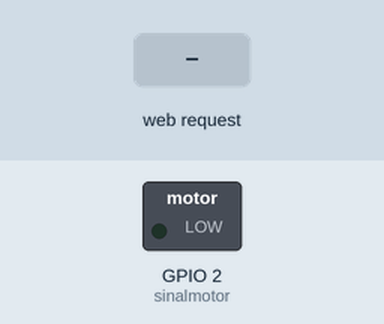
This sketch was run on a simulated ESP32. Parts: switched loads named in the sketch (green lamp = pin HIGH). The inputs (shaded band) are chosen by the test bench. What the sketch prints to the serial monitor is not drawn.

Above: at 1.2 s.
1.3 s: HTTP request GET /LigarDelisgarMotor received
At 2.1 s:
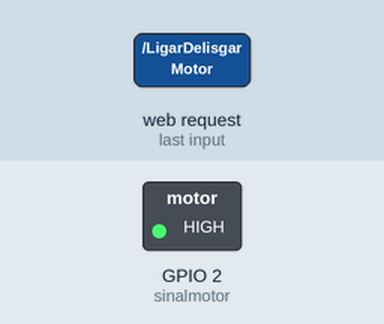
Timing chart, 0 to 4.3 s (numbered marks = the images above; inputs shaded):
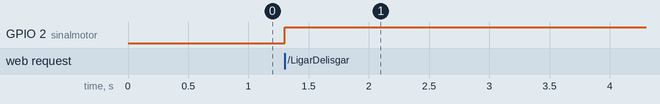

The sketch:

ESP32_and_HTML.ino
```cpp
#include <WiFi.h>
#include <WiFiClient.h>
#include <WebServer.h>
#include <ESPAsyncWebServer.h>

#include "index.h"  // Página da web e seus arquivos
#define sinalmotor 2
WebServer server(80);//objeto do servidor

int aux = 0; //váriavel de contagem
String header;
int StatusMotor = 0;


// Esta rotina é executada quando você abre seu IP no navegador

void handleRoot() {
 String s = MAIN_page; //ler o conteudo HTML
 server.send(200, "text/html", s); //Envia página da Web
}

void handleADC() {
 aux++; // variavel do sinal do encoder
 String VelocidadeMotor = String(aux);

 server.send(200, "text/plane", VelocidadeMotor); //Envia valor da velocidade do motor para a Web
}
void Zero() {
  //variavél da analógica do esp
 server.send(200, "text/plane", "");
}

void Cinquenta() {
   //variavél da analógica do esp
 server.send(200, "text/plane", "");
}

void Cem() {
   //variavél da analógica do esp
 server.send(200, "text/plane", "");
}


void botao() {
  if(StatusMotor == 0){
    digitalWrite(sinalmotor, HIGH);// Inicia os pinos em nível baixo (LOW)
    StatusMotor = 1;
    }
    else {
      digitalWrite(sinalmotor, LOW);// Inicia os pinos em nível baixo (LOW)
      StatusMotor = 0;
      }

  String StatusMotorTexto = String (StatusMotor);
  server.send(200, "text/plane",StatusMotorTexto); //Envia valor da velocidade do motor para a Web
  }


void setup(void){
  Serial.begin(115200);//inicializa serial com 115200 bits por segundo
  Serial.println();

pinMode(sinalmotor, OUTPUT);// Define os pinos como saída de sinal
digitalWrite(sinalmotor, LOW);// Inicia os pinos em nível baixo (LOW)

pinMode(T0, INPUT);

//ESP32 As access point
  WiFi.mode(WIFI_AP); //Modo do WI-FI

    //Se a conexão for bem sucedida, mostre o endereço IP no monitor serial
  Serial.println("");
  Serial.print("Conectado a ");
//  Serial.println(ssid);
  Serial.print("IP address: ");
  Serial.println(WiFi.localIP());  //Endereço IP atribuído ao seu ESP
//----------------------------------------------------------------

  server.on("/", handleRoot);      //Está é a pagina de exibição
  server.on("/readADC", handleADC);//Para obter a atualização do valor VelocidadeMotor apenas
  server.on("/LigarDelisgarMotor", botao);//Para obter a atualização do valor do botão
  server.on("/0%", Zero);
  server.on("/50%", Cinquenta);
  server.on("/100%", Cem);
  server.begin();                  //Inicia servidor
  Serial.println("Iniciar servidor HTTP");
}

//===============================================================
// Esta rotina é executada ao abrir seu IP no navegador
//===============================================================
void loop(void){
  server.handleClient();
  delay(1);

}
```

index.h
```cpp
const char MAIN_page[] PROGMEM = R"=====(
<!DOCTYPE html>
<html>
<style>
  html {
    text-align: center;
    text-decoration: none;
    font-size: 30px;
    margin: 2px;
    font-family: Helvetica;
    display: inline-block;
  }

  body {
    background-image: linear-gradient(to left, rgb(31, 29, 29), rgb(66, 65, 107));

  }

  h1 {
    color: rgb(217, 217, 223);
    font-family: 'Showcard Gothic';
  }

  h2 {
    color: rgb(217, 217, 223);
    font-family: 'Arial Black';
    font-size: 30px;
  }

  .button {
    background-color: #4CAF50;
    border: none;
    color: white;
    padding: 16px px;
    text-decoration: none;
    font-size: 30px;
    margin: 2px;
    cursor: pointer;
    height: 35px;
    width: 150px;
  }
</style>
</head>

<body>

  <h1>CONTROLE MOTOR</h1>
  <hr>
  <hr>
  <div>
    <div>
      <h2>Informar Velocidade Motor:</h2>
      <select id="VelocidadeMotorInformado">
        <option value="0">0%</option>
        <option value="50">50%</option>
        <option value="100">100%</option>
      </select>
      <button onclick="EnviarVelocidade()">Enviar Velocidade</button>
    </div>
    <div>
      <h2 id="StatusMotor"> Motor Desligado </h2>
      <p><a name="Motor"><button class="button" id="Botao" onclick="updateButton()">Ativar</button></a></p>
      <i class="fas fa-power-off"></i>
    </div>
    <div>
      <h2>Velocidade Motor:<h2>
          <p id="VelocidadeMotor"> 0 RPM </p>
    </div>
  </div>


  <script>

    setInterval(function () {
      // Call a function repetatively with 2 Second interval
      getData();
    }, 1000); //1000mSeconds update rate

    function getData() {
      var xhttp = new XMLHttpRequest();
      xhttp.onreadystatechange = function () {
        if (this.readyState == 4 && this.status == 200) {
          document.getElementById("VelocidadeMotor").innerHTML =
            this.responseText + " RPM";
        }
      };
      xhttp.open("GET", "readADC", true);
      xhttp.send();
    }

    function updateButton() {
      var xhttp = new XMLHttpRequest();
      xhttp.onreadystatechange = function () {
        if (this.readyState == 4 && this.status == 200) {
          if (this.responseText == "1") {
            document.getElementById("Botao").innerHTML = "Desativar";
            document.getElementById("StatusMotor").innerHTML = "Motor Ativado";
            document.getElementById("Botao").style.backgroundColor = "#B84F4F";
          }
          else {
            document.getElementById("Botao").innerHTML = "Ativar";
            document.getElementById("StatusMotor").innerHTML = "Motor Desativado";
            document.getElementById("Botao").style.backgroundColor = "#4CAF50";
          }
        }
      };
      xhttp.open("GET", "LigarDelisgarMotor", true);
      xhttp.send();
    }

    function EnviarVelocidade() {
      var xhttp = new XMLHttpRequest();
      xhttp.onreadystatechange = function () {
        if (this.readyState == 4 && this.status == 200) {
          document.getElementById("VelocidadeMotor").innerHTML =
            this.responseText + " RPM";
        }
      };
      var VelocidadeSelecionada = document.getElementById("VelocidadeMotorInformado").value
      if (VelocidadeSelecionada == "0") {
        xhttp.open("GET", "0%", true);
        xhttp.send();
      }
      if (VelocidadeSelecionada == "50") {
        xhttp.open("GET", "50%", true);
        xhttp.send();
      }
      if (VelocidadeSelecionada == "100") {
        xhttp.open("GET", "100%", true);
        xhttp.send();
      }


    }
  </script>
</body>

</html>
)=====";
```

Measured:
- after the input at 1.3 s, GPIO 2 (sinalmotor): LOW → HIGH at once
